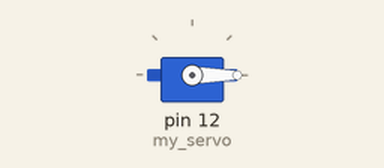
Recording of a sketch running on a simulated Arduino Uno, built with avr-gcc and run on an emulated ATmega328P. Parts: servo.

Above: at 0.05 s.
Timing chart, 0 to 3.0 s (numbered marks = the images above):
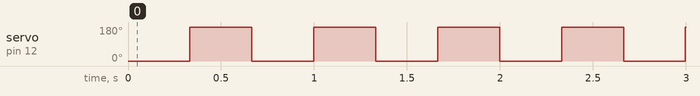

The sketch:

Servo_Motor_Basics.ino
```cpp
#include <Servo.h> // Import Servo Library

Servo my_servo;


void setup() {
 my_servo.attach(12); // Assigns the my_servo to a number on the ariduino board (in this case 12)
 my_servo.write(0);
}

 void loop () {
  my_servo.write(0);
  delay(333);
  my_servo.write(180);
  delay(333);
 }
```

Measured:
- by itself, servo on pin 12 (my_servo): alternates 180° for 0.33 s and 0° for 0.33 s
